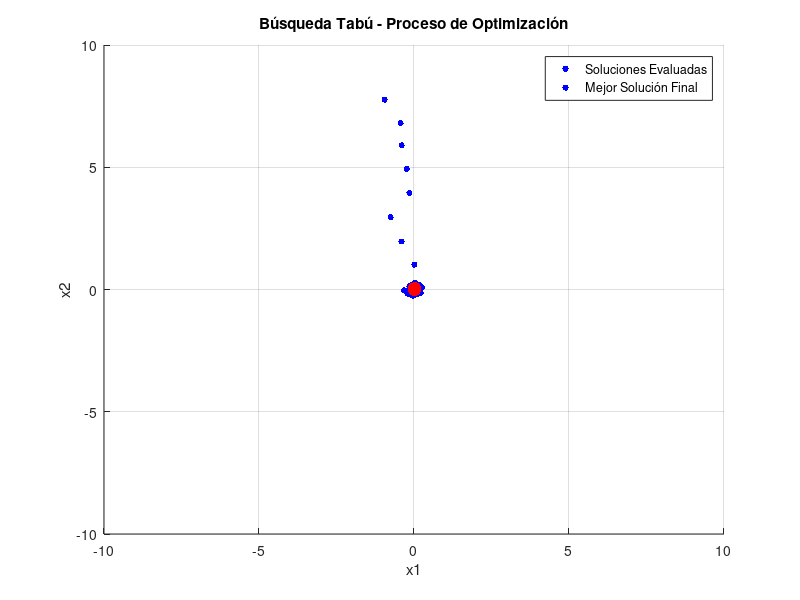

Source code (MATLAB):
% Función objetivo (modificar según el problema a resolver)
f = @(x) x(1)^2 + x(2)^2; % Ejemplo: minimizar f(x) = x1^2 + x2^2

% Configuración
dim = 2;                % Dimensión del problema
x_min = -10;            % Límite inferior del espacio de búsqueda
x_max = 10;             % Límite superior del espacio de búsqueda
max_iter = 100;         % Número máximo de iteraciones
tabu_size = 10;         % Tamaño de la lista tabú
neighborhood_size = 50; % Número de vecinos generados por iteración

% Inicialización
current_x = x_min + (x_max - x_min) * rand(1, dim); % Solución inicial aleatoria
best_x = current_x;      % Mejor solución encontrada
best_f = f(current_x);   % Mejor valor de la función objetivo
tabu_list = [];          % Lista tabú
history = [];            % Historial de las soluciones (opcional)

% Preparar la gráfica
figure;
hold on;
xlabel('x1');
ylabel('x2');
title('Búsqueda Tabú - Proceso de Optimización');
grid on;
xlim([x_min, x_max]);
ylim([x_min, x_max]);

% Proceso de búsqueda tabú
for iter = 1:max_iter
    % Generar el vecindario
    neighborhood = [];
    for i = 1:neighborhood_size
        neighbor = current_x + (rand(1, dim) - 0.5) * 2; % Aleatorio en [-1, 1]
        neighbor = max(min(neighbor, x_max), x_min); % Limitar al espacio de búsqueda
        neighborhood = [neighborhood; neighbor];
    end

    % Evaluar las soluciones en el vecindario
    values = [];
    for i = 1:size(neighborhood, 1)
        values = [values; f(neighborhood(i, :))];
    end

    % Filtrar las soluciones tabú
    is_tabu = false(size(neighborhood, 1), 1);
    for i = 1:size(neighborhood, 1)
        for j = 1:size(tabu_list, 1)
            if norm(neighborhood(i, :) - tabu_list(j, :)) < 1e-6
                is_tabu(i) = true;
                break;
            end
        end
    end
    neighborhood(is_tabu, :) = [];
    values(is_tabu) = [];

    % Encontrar la mejor solución en el vecindario
    [min_val, min_idx] = min(values);
    candidate_x = neighborhood(min_idx, :);

    % Actualizar la mejor solución global si es mejor
    if min_val < best_f
        best_f = min_val;
        best_x = candidate_x;
    end

    % Actualizar la solución actual y la lista tabú
    current_x = candidate_x;
    tabu_list = [tabu_list; candidate_x];
    if size(tabu_list, 1) > tabu_size
        tabu_list(1, :) = []; % Eliminar el elemento más antiguo
    end

    % Guardar historial para graficar
    history = [history; current_x];

    % Dibujar el progreso
    scatter(current_x(1), current_x(2), 20, 'b', 'filled'); % Solución actual
    drawnow;
end

% Mostrar la mejor solución
scatter(best_x(1), best_x(2), 100, 'r', 'filled'); % Mejor solución final
legend('Soluciones Evaluadas', 'Mejor Solución Final');
hold off;

% Resultados
fprintf('\nMejor solución encontrada: x = [%f, %f]\n', best_x(1), best_x(2));
fprintf('Valor de la función objetivo: f(x) = %f\n', best_f);

